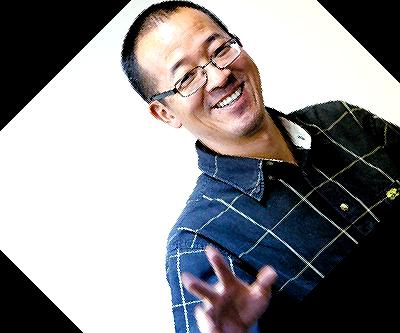
#> input picture images/ymh_deal/Counterclockwise_rotation_089bf9e5b9a416b32bb17ba4fd436c20.jpg, 400 x 333 px, given as the content of the folder images/ymh_sc, which was not available
$ python imgDeal.py   (older library calls are emulated)
#> lines starting #> are read from the running program, lines starting #| are printed output that depends on the picture; pictures that were not available may be replaced by others from this repository, and a replacement may not be noted
#-*-coding:utf8-*-
__author__ = 'yjd '

import os
import cv2
import time
from PIL import Image, ImageFilter ,ImageEnhance
from read_img import readAllImg

#从源路径中读取所有图片放入一个list，然后逐一进行检查，把其中的脸扣下来，存储到目标路径中
def dealImg(sourcePath,destPath):
#> called with sourcePath = 'images\\ymh_sc', destPath = 'images\\ymh_deal'
    try:
        #读取照片,注意第一个元素是文件名

        #对list中图片逐一进行检查,找出其中的人脸然后写到目标文件夹下

        count = 0;
        for filename in os.listdir(sourcePath):              #listdir的参数是文件夹的路径
            count +=1

            img=Image.open(sourcePath + os.sep + filename)
#> img is the input picture: PIL image 400x333 RGB; mean R, G, B 140.5, 139.1, 141.4
            img = img.convert('RGB')
            dealImage(img,destPath,"old_" + filename)

            Out1	= img.resize((500, 500), Image.ANTIALIAS)  	# 改变图片大小
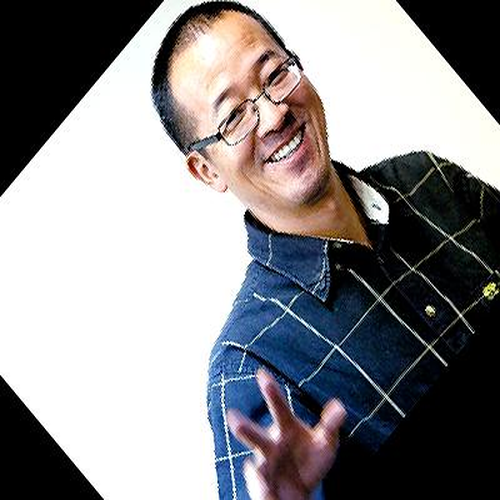
#> Out1: PIL image 500x500 RGB; mean R, G, B 140.6, 139.1, 141.5
            dealImage(Out1,destPath,"changeSize_" + filename)
#> call 2 of dealImage, with destPath = 'images\\ymh_deal'
#> in dealImage (call 2), `enh.enhance(1.3).save(destPath + os.sep + filename)`:
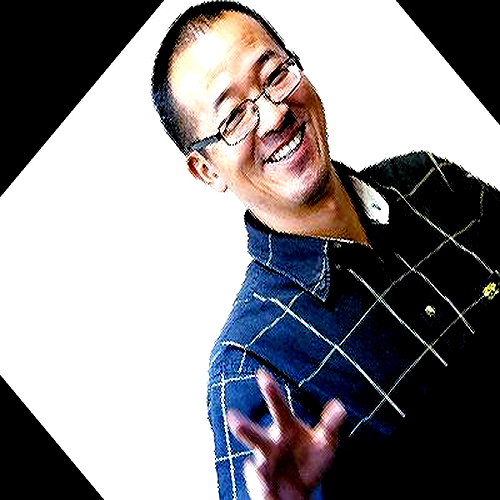
#> saved as changeSize_Counterclockwise_rotation_089bf9e5b9a416b32bb17ba4fd436c20.jpg: PIL image 500x500 RGB; mean R, G, B 138.7, 136.1, 139.2

            Out2	= img.rotate(45)  			# 逆时针旋转 45 度角。
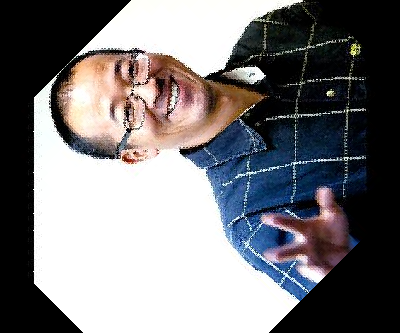
#> Out2: PIL image 400x333 RGB; mean R, G, B 120.8, 119.4, 122
            dealImage(Out2,destPath,"Counterclockwise_rotation_" + filename)


            Out3	= img.transpose(Image.FLIP_LEFT_RIGHT)  	# 左右对换。
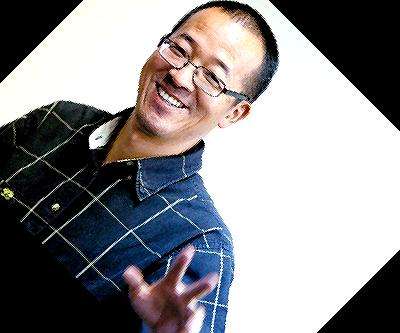
#> Out3: PIL image 400x333 RGB; mean R, G, B 140.5, 139.1, 141.4
            dealImage(Out3,destPath,"lr_exchange_" + filename)


            Out4 = img.transpose(Image.FLIP_TOP_BOTTOM) 	# 上下对换。
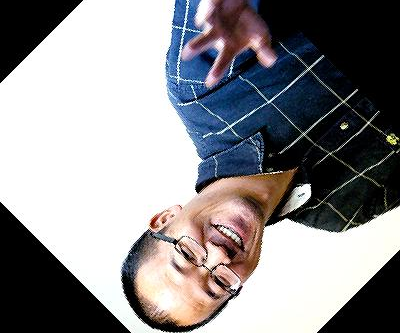
#> Out4: PIL image 400x333 RGB; mean R, G, B 140.5, 139.1, 141.4
            dealImage(Out4,destPath,"ud_exchange_" + filename)

            Out5 = img.transpose(Image.ROTATE_90)  	# 旋转 90 度角。
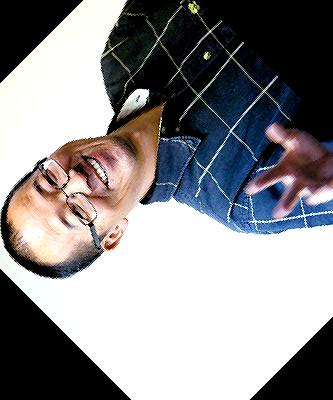
#> Out5: PIL image 333x400 RGB; mean R, G, B 140.5, 139.1, 141.4
            dealImage(Out5,destPath,"rotation_" + filename)
#> in dealImage (call 6), `enh = img.filter(ImageFilter.DETAIL)`:
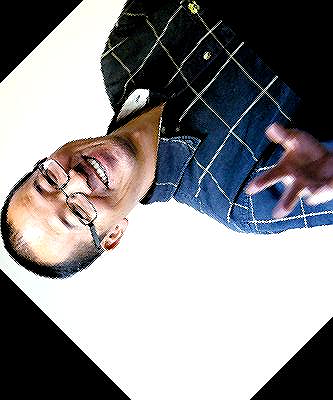
#> enh: PIL image 333x400 RGB; mean R, G, B 140.9, 139.3, 141.6


    except IOError:
        print("Error")

    else:
        print('Already read '+str(count-1)+' Faces to Destination ')

def dealImage(img,destPath,filename):
    enh = img.filter(ImageFilter.DETAIL)     	#滤镜
    enh = ImageEnhance.Contrast(enh)
    enh.enhance(1.3).save(destPath + os.sep + filename)


if __name__ == '__main__':
     dealImg('images\ymh_sc','images\ymh_deal')

$ run again, on images/ymh_deal/Counterclockwise_rotation_b231c71c082b3a9f53d739ce98dccf86.jpg
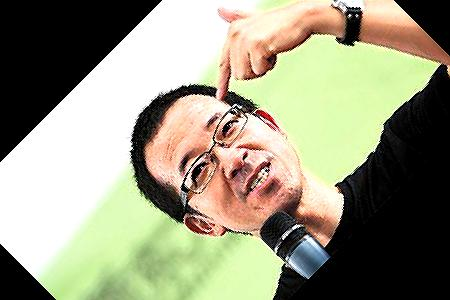
#> input picture images/ymh_deal/Counterclockwise_rotation_b231c71c082b3a9f53d739ce98dccf86.jpg, 450 x 300 px, given as the content of the folder images/ymh_sc, which was not available
#> in dealImg, img is the input picture: PIL image 450x300 RGB; mean R, G, B 152.6, 151.1, 127.6
#> enh: PIL image 500x500 RGB
#> enh: PIL image 450x300 RGB
#> in dealImage (call 5), `enh.enhance(1.3).save(destPath + os.sep + filename)`:
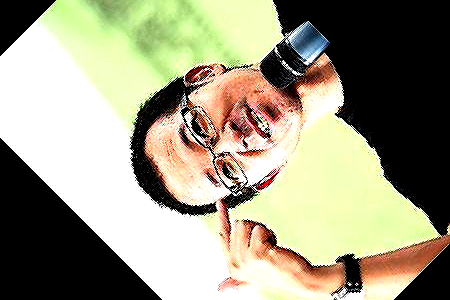
#> saved as ud_exchange_Counterclockwise_rotation_b231c71c082b3a9f53d739ce98dccf86.jpg: PIL image 450x300 RGB; mean R, G, B 156.5, 152.4, 128.9
#> enh: PIL image 300x450 RGB
#> in dealImage (call 6), `enh.enhance(1.3).save(destPath + os.sep + filename)`:
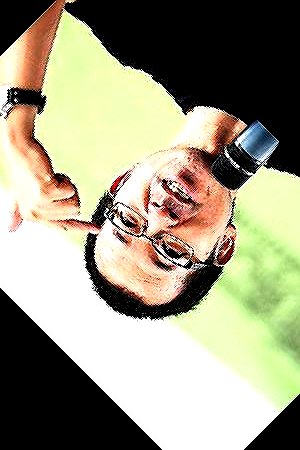
#> saved as rotation_Counterclockwise_rotation_b231c71c082b3a9f53d739ce98dccf86.jpg: PIL image 300x450 RGB; mean R, G, B 156.5, 152.4, 128.9

$ run again, on images/ymh_deal/Counterclockwise_rotation_cbe20b22bfc084fe699fa0038e03e2dc.jpeg
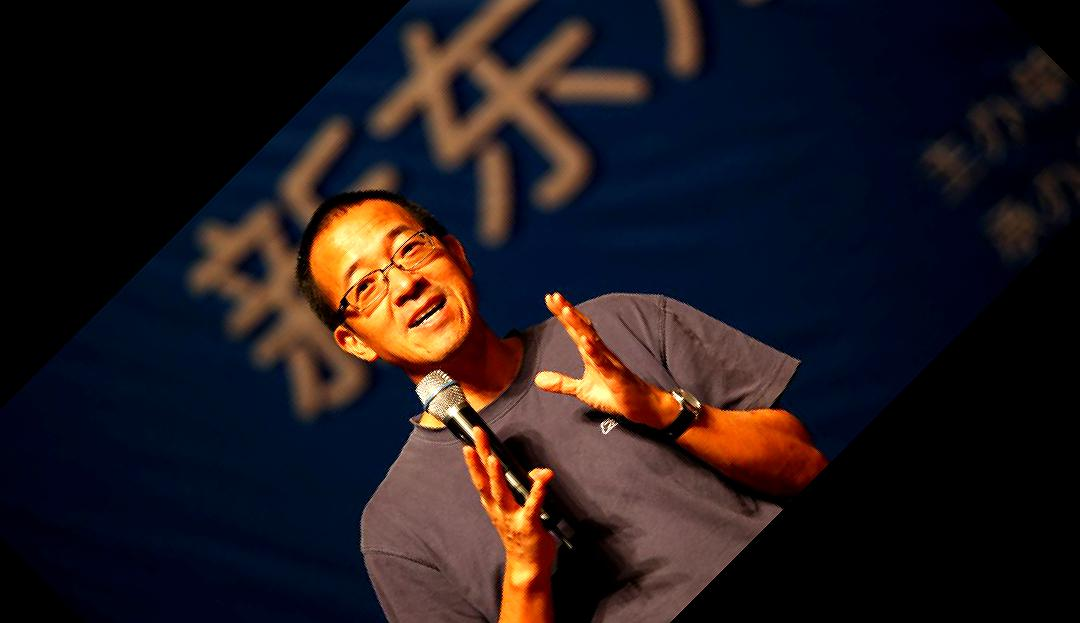
#> input picture images/ymh_deal/Counterclockwise_rotation_cbe20b22bfc084fe699fa0038e03e2dc.jpeg, 1080 x 623 px, given as the content of the folder images/ymh_sc, which was not available
#> in dealImg, img is the input picture: PIL image 1080x623 RGB; mean R, G, B 35.1, 26.5, 30
#> enh: PIL image 500x500 RGB
#> enh: PIL image 1080x623 RGB
#> in dealImage (call 5), `enh.enhance(1.3).save(destPath + os.sep + filename)`:
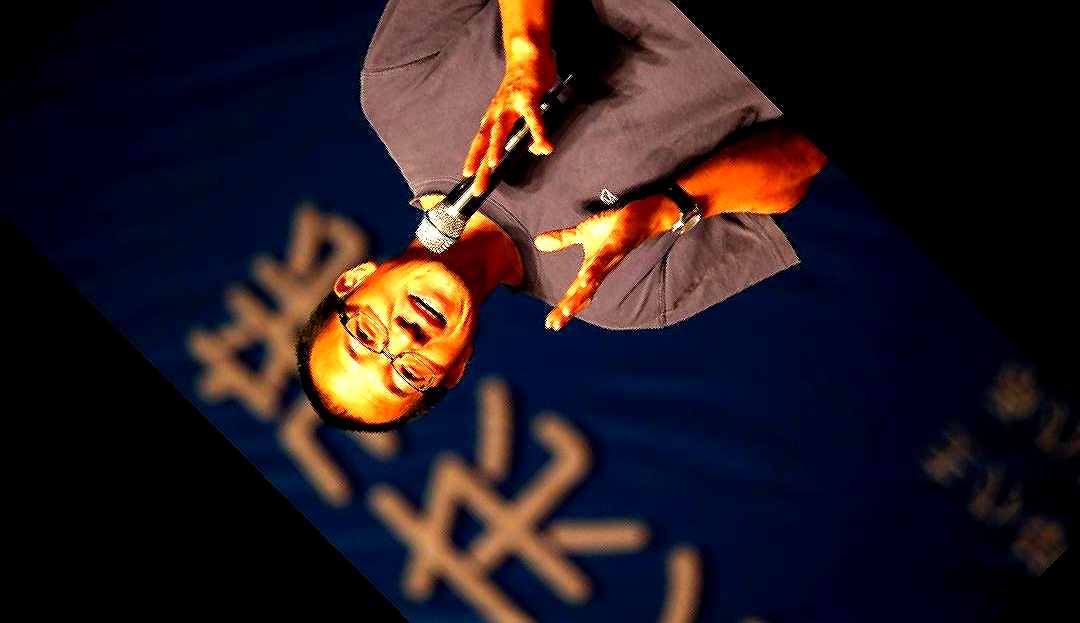
#> saved as ud_exchange_Counterclockwise_rotation_cbe20b22bfc084fe699fa0038e03e2dc.jpeg: PIL image 1080x623 RGB; mean R, G, B 40, 28.3, 32.7
#> enh: PIL image 623x1080 RGB
#> in dealImage (call 6), `enh.enhance(1.3).save(destPath + os.sep + filename)`:
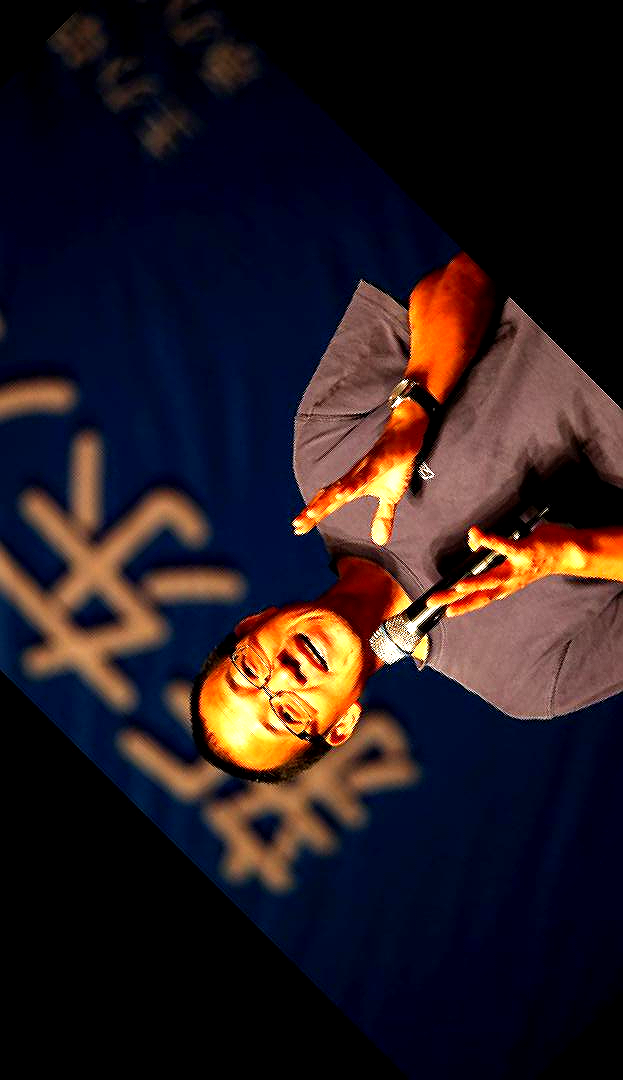
#> saved as rotation_Counterclockwise_rotation_cbe20b22bfc084fe699fa0038e03e2dc.jpeg: PIL image 623x1080 RGB; mean R, G, B 40, 28.3, 32.7

$ run again, on images/ymh_deal/Counterclockwise_rotation_db6cc98716cd960df0c06bca17d997f2.jpg
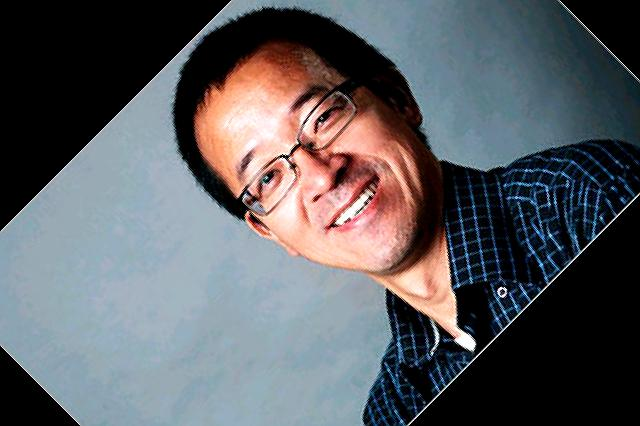
#> input picture images/ymh_deal/Counterclockwise_rotation_db6cc98716cd960df0c06bca17d997f2.jpg, 640 x 426 px, given as the content of the folder images/ymh_sc, which was not available
#> in dealImg, img is the input picture: PIL image 640x426 RGB; mean R, G, B 92.1, 93.9, 98.4
#> enh: PIL image 500x500 RGB
#> enh: PIL image 640x426 RGB
#> enh: PIL image 426x640 RGB
#> in dealImage (call 6), `enh.enhance(1.3).save(destPath + os.sep + filename)`:
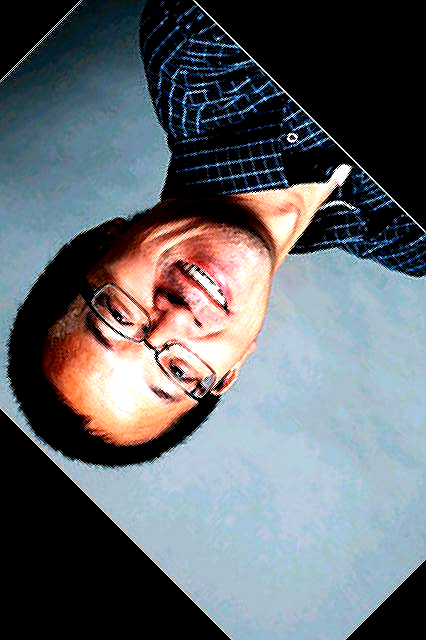
#> saved as rotation_Counterclockwise_rotation_db6cc98716cd960df0c06bca17d997f2.jpg: PIL image 426x640 RGB; mean R, G, B 97.7, 102.7, 108.1
